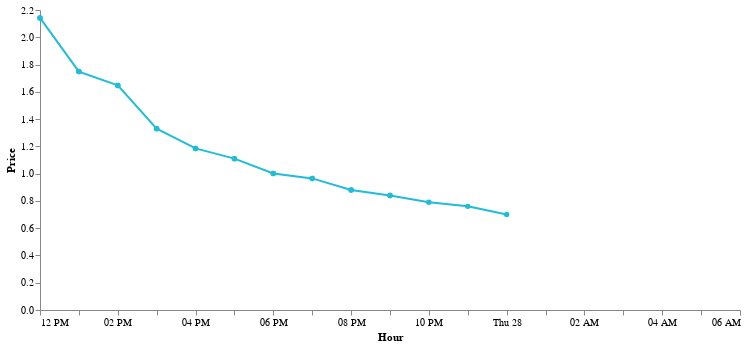

The code cell stored with this chart in its notebook:
### Code cell
cp = NebulaChartProvider()
cp.price_chart(dp.hourly_stats_df)

### Figure 1 — Vega-Lite specification as saved in the notebook (floating-point values rounded to 4 significant figures)
{"config": {"view": {"continuousWidth": 400, "continuousHeight": 300, "strokeOpacity": 0}, "axis": {"grid": false}, "axisX": {"labelAngle": 0}, "mark": {"color": "#21bcd7"}}, "data": {"name": "data-e6aabf5c1244421970d1808f5a4333c4"}, "mark": {"type": "line", "point": true}, "encoding": {"tooltip": [{"field": "Hour", "type": "temporal"}, {"field": "Price", "type": "quantitative"}], "x": {"field": "Hour", "sort": {"order": "ascending"}, "type": "temporal"}, "y": {"field": "Price", "type": "quantitative"}}, "width": 700, "$schema": "https://vega.github.io/schema/vega-lite/v4.17.0.json", "datasets": {"data-e6aabf5c1244421970d1808f5a4333c4": [{"Price": 1.33, "Hour": "2022-04-27 15:00:00.000"}, {"Price": 1.748, "Hour": "2022-04-27 13:00:00.000"}, {"Price": 0.7, "Hour": "2022-04-28 00:00:00.000"}, {"Price": 2.142, "Hour": "2022-04-27 12:00:00.000"}, {"Price": 1.185, "Hour": "2022-04-27 16:00:00.000"}, {"Price": 1.33, "Hour": "2022-04-27 15:00:00.000"}, {"Price": 0.84, "Hour": "2022-04-27 21:00:00.000"}, {"Price": 0.965, "Hour": "2022-04-27 19:00:00.000"}, {"Price": 1.002, "Hour": "2022-04-27 18:00:00.000"}, {"Price": 0.79, "Hour": "2022-04-27 22:00:00.000"}, {"Price": 1.647, "Hour": "2022-04-27 14:00:00.000"}, {"Price": 1.748, "Hour": "2022-04-27 13:00:00.000"}, {"Price": 0.76, "Hour": "2022-04-27 23:00:00.000"}, {"Price": null, "Hour": "2022-04-28 01:00:00.000"}, {"Price": 0.88, "Hour": "2022-04-27 20:00:00.000"}, {"Price": 0.84, "Hour": "2022-04-27 21:00:00.000"}, {"Price": 1.647, "Hour": "2022-04-27 14:00:00.000"}, {"Price": 1.11, "Hour": "2022-04-27 17:00:00.000"}, {"Price": 0.88, "Hour": "2022-04-27 20:00:00.000"}, {"Price": 1.11, "Hour": "2022-04-27 17:00:00.000"}, {"Price": 1.185, "Hour": "2022-04-27 16:00:00.000"}, {"Price": 2.142, "Hour": "2022-04-27 12:00:00.000"}, {"Price": 0.965, "Hour": "2022-04-27 19:00:00.000"}, {"Price": 1.002, "Hour": "2022-04-27 18:00:00.000"}, {"Price": null, "Hour": "2022-04-28 01:00"}, {"Price": null, "Hour": "2022-04-28 02:00"}, {"Price": null, "Hour": "2022-04-28 03:00"}, {"Price": null, "Hour": "2022-04-28 04:00"}, {"Price": null, "Hour": "2022-04-28 05:00"}, {"Price": null, "Hour": "2022-04-28 06:00"}]}}
